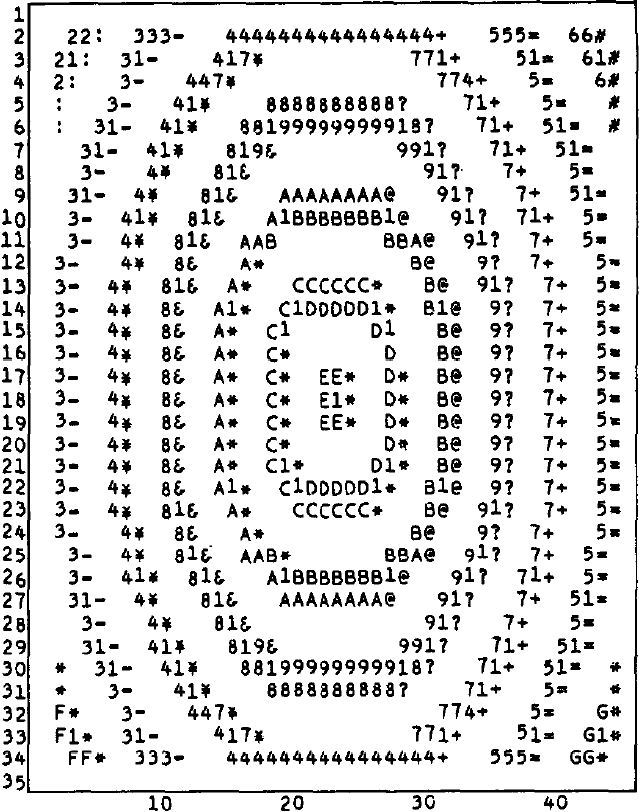
#> input picture fig1.jpg, 639 x 812 px
$ python Assignment3_P1.py   (older library calls are emulated)
#> lines starting #> are read from the running program, lines starting #| are printed output that depends on the picture; after the words box and inside, x2 and y2 are one past the last pixel; in counts of white or black regions, pixels touching at a corner belong together
import cv2 as cv
import numpy as np


def main_func():
    image = cv.imread('fig1.jpg', 0)
#> image is the input picture: shape (812, 639); min 0, max 255, mean 221.9
    # Bitwise operation on the figure to invert color
    img = cv.bitwise_not(image)
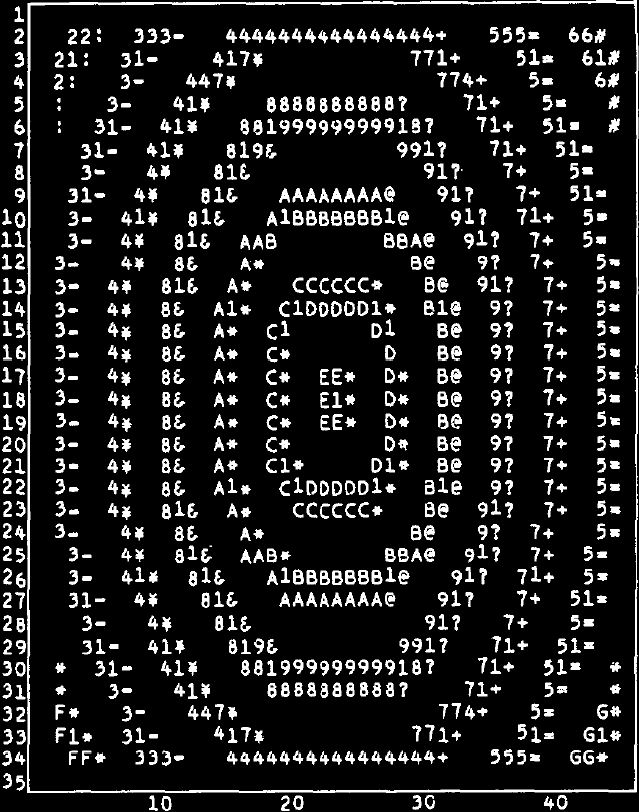
#> img: shape (812, 639); min 0, max 255, mean 33.1
    ret, thres = cv.threshold(img, 127, 255, cv.THRESH_BINARY)
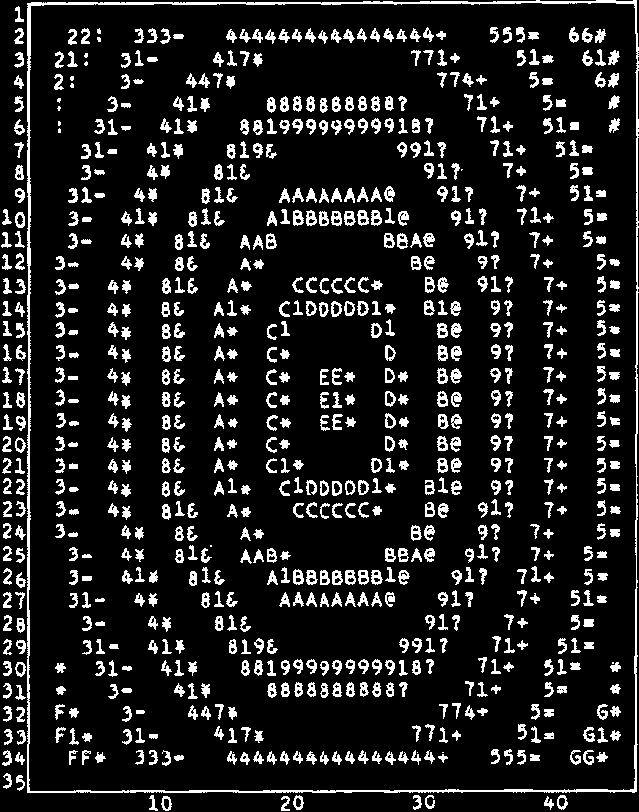
#> thres: shape (812, 639); 12.8% white; 821 white regions (17 under 20 px)
    # Get contour
    bin_image, contour, hierarchy = cv.findContours(thres, cv.RETR_TREE, cv.CHAIN_APPROX_NONE)
#> contour = 1255 contours, 351 with area under 20; largest, box (x1, y1, x2, y2) and area: (27, 0, 639, 793) 481200, (28, 2, 638, 792) 477156, (357, 210, 369, 226) 124, (293, 569, 304, 585) 122, (397, 233, 408, 249) 122
    # Define the new image size and fill it with zeros
    final_img = np.zeros([35, 43], dtype=int)
    # Set x and y scale
    scale_x = 35/812
    scale_y = 43/639
    for i in range(len(contour)):
        m = cv.moments(contour[i])
        if m['m00'] == 0:
            # Avoid divide by zero error
            continue
        else:
            new_x = int((m['m01']/m['m00']) * scale_x)
            new_y = int((m['m10']/m['m00']) * scale_y)
            final_img[new_x, new_y] = 255
#> this loop made 1255 passes
#> (new_x, new_y) on passes 1 to 12: (34, 36), (34, 19), (34, 11), (34, 11), (34, 37), (34, 37), (34, 28), (34, 28), (34, 20), (34, 20), (34, 10), (33, 1)
#> new_x on pass 102: 32
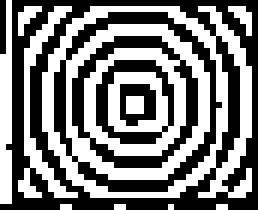
#> final_img: shape (35, 43) int64 (shown 6 times larger); 48.4% white in thin lines or dots

    cv.imwrite('Final.jpg', final_img)


if __name__ == "__main__":
    main_func()
